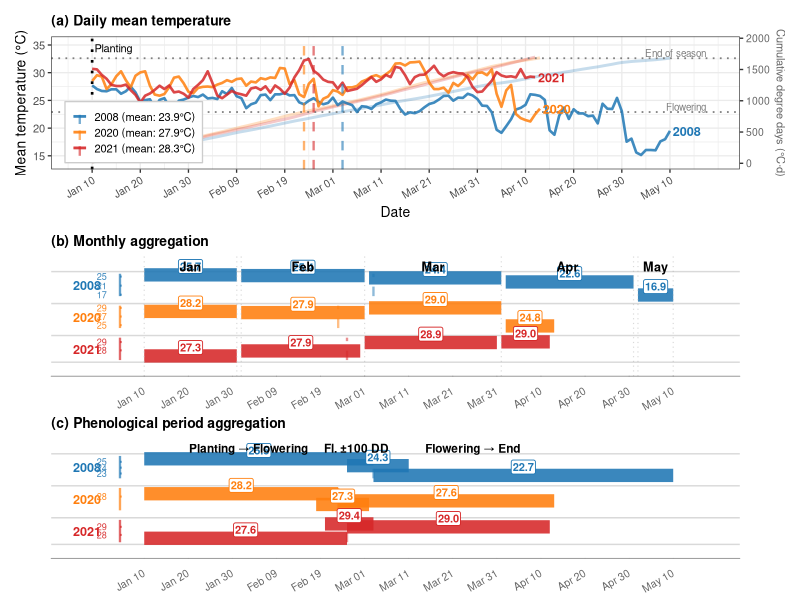

This figure's R source:
# Libraries ---------------------------------------------------------------
libraries <- c("ggplot2", "patchwork", "dplyr")

lapply(libraries, require, character.only = TRUE)

# Data --------------------------------------------------------------------
df <- read.csv("./data/weather_dou.csv")

# Wofost, Generic C4 ------------------------------------------------------
base_temp     <- 10
tupper        <- 35
season_dd     <- 1680
flowering_dd  <- 820

planting_doy  <- 10

selected_years <- c(2008, #2011, 
                    2020, 2021)
year_colors    <- c("2008" = "#1f77b4", 
                    #"2011" = "#2ca02c",
                    "2020" = "#ff7f0e", "2021" = "#d62728")

# Auxiliary functions -----------------------------------------------------
# Month/date conversion using the ACTUAL calendar of a given year
# (fixes the leap-year offset for non-leap years)
doy_to_date_year <- function(d, year) {
    as.Date(d - 1, origin = paste0(year, "-01-01"))
}

# Generic axis-tick labels: fixed non-leap reference year, cosmetic only
REF_YEAR <- 2001
doy_label <- function(d) {
    format(as.Date(d - 1, origin = paste0(REF_YEAR, "-01-01")), "%b %d")
}

# ---- compute season data ----
all_seasons  <- list()
all_monthly  <- list()
all_periods  <- list()
milestones   <- list()

for (yr in selected_years) {
    s <- df %>%
        filter(year == yr, doy >= planting_doy) %>%
        arrange(doy) %>%
        mutate(gdd     = if_else(tmean > tupper, tupper - base_temp,
                                 pmax(tmean - base_temp, 0)),
               cumgdd  = cumsum(gdd),
               # month assigned using THIS year's actual calendar
               month   = as.integer(format(doy_to_date_year(doy, yr), "%m")))
    
    end_doy        <- s$doy[which(s$cumgdd >= season_dd)[1]]
    flow_doy       <- s$doy[which(s$cumgdd >= flowering_dd)[1]]
    flow_minus_doy <- s$doy[which(s$cumgdd >= flowering_dd - 100)[1]]
    flow_plus_doy  <- s$doy[which(s$cumgdd >= flowering_dd + 100)[1]]
    
    s <- s %>% filter(doy <= end_doy)
    
    monthly <- s %>%
        group_by(month) %>%
        summarise(tmean_avg = mean(tmean),
                  doy_start = min(doy),
                  doy_end   = max(doy),
                  .groups = "drop") %>%
        mutate(year = yr)
    
    p1 <- mean(s$tmean[s$doy <= flow_doy])
    p2 <- mean(s$tmean[s$doy >= flow_minus_doy & s$doy <= flow_plus_doy])
    p3 <- mean(s$tmean[s$doy >= flow_doy])
    
    periods <- data.frame(
        year    = yr,
        period  = c("Planting → Flowering", "Fl. ±100 DD", "Flowering → End"),
        avg     = c(p1, p2, p3),
        x_start = c(planting_doy,  flow_minus_doy, flow_doy),
        x_end   = c(flow_doy,      flow_plus_doy,  end_doy)
    )
    
    milestones[[as.character(yr)]] <- list(
        end_doy        = end_doy,
        flow_doy       = flow_doy,
        flow_minus_doy = flow_minus_doy,
        flow_plus_doy  = flow_plus_doy,
        season_mean    = mean(s$tmean),
        agg_min_m      = min(monthly$tmean_avg),
        agg_max_m      = max(monthly$tmean_avg),
        agg_min_p      = min(periods$avg),
        agg_max_p      = max(periods$avg)
    )
    
    all_seasons[[as.character(yr)]] <- s %>% mutate(year = yr)
    all_monthly[[as.character(yr)]] <- monthly
    all_periods[[as.character(yr)]] <- periods
}

seasons_df <- bind_rows(all_seasons) %>% mutate(year = factor(year))
monthly_df <- bind_rows(all_monthly) %>% mutate(year = factor(year))
periods_df <- bind_rows(all_periods) %>% mutate(year = factor(year))

xmax   <- max(sapply(milestones, `[[`, "end_doy")) + 8
xticks <- seq(planting_doy, xmax, by = 10)

# ---- lane layout helpers ----
n_yr        <- length(selected_years)
lane_height <- 2.5
lane_pad    <- 0.5
total_h     <- n_yr * lane_height + (n_yr - 1) * lane_pad

lane_center <- function(i) {   # i = 1-based index from top
    total_h - (i - 1) * (lane_height + lane_pad) - lane_height / 2
}
lane_centers <- setNames(sapply(seq_along(selected_years), lane_center),
                         as.character(selected_years))
half_band <- lane_height * 0.42

t_to_y <- function(t, yc, t_min, t_max) {
    t_mid <- (t_min + t_max) / 2
    scale <- t_max - t_min + 1e-6
    yc + (t - t_mid) / scale * 2 * half_band
}

ylim_lanes <- c(-0.8, total_h + 1.0)

# ---- Row 1: daily lines ----
end_pts <- do.call(rbind, lapply(as.character(selected_years), function(yr) {
    s   <- all_seasons[[yr]]
    ms  <- milestones[[yr]]
    row <- s[s$doy == ms$end_doy, ][1, ]
    data.frame(year = factor(yr), doy = ms$end_doy, tmean = row$tmean)
}))
flow_lines <- data.frame(
    year = factor(as.character(selected_years)),
    flow_doy = sapply(as.character(selected_years), function(yr) milestones[[yr]]$flow_doy)
)

all_temps  <- bind_rows(all_seasons)$tmean
ylim1      <- c(min(all_temps) - 1.5, max(all_temps) + 3.0)

# ---- Row 1: cumulative GDD on twin axis ----
cumgdd_df <- seasons_df %>% select(year, doy, cumgdd)
# scale cumgdd to the temperature axis range, then draw a secondary axis
gdd_max   <- season_dd * 1.15
scale_fac <- diff(ylim1) / gdd_max
cumgdd_df <- cumgdd_df %>% mutate(tmean_scaled = cumgdd * scale_fac + ylim1[1])

ref_lines <- data.frame(
    cumgdd = c(flowering_dd, season_dd),
    label  = c("Flowering", "End of season")
) %>% mutate(y = cumgdd * scale_fac + ylim1[1])

p1_plot <- ggplot() +
    # background cumulative GDD curves (faint)
    geom_line(data = cumgdd_df, aes(x = doy, y = tmean_scaled, colour = year),
              linewidth = 1.0, alpha = 0.25) +
    geom_hline(data = ref_lines, aes(yintercept = y),
               colour = "grey50", linetype = "dotted", linewidth = 0.6) +
    geom_text(data = ref_lines, aes(x = xmax - 0.5, y = y + diff(ylim1) * 0.01, label = label),
              hjust = 1, vjust = 0, size = 2.5, colour = "grey50") +
    # daily temperature lines
    geom_line(data = seasons_df, aes(x = doy, y = tmean, colour = year),
              linewidth = 0.9, alpha = 0.85) +
    geom_vline(data = flow_lines, aes(xintercept = flow_doy, colour = year),
               linetype = "dashed", linewidth = 0.8, alpha = 0.6) +
    geom_vline(xintercept = planting_doy, linetype = "dotted",
               colour = "black", linewidth = 0.9) +
    geom_text(data = end_pts, aes(x = doy + 0.6, y = tmean, label = year, colour = year),
              hjust = 0, vjust = 0.5, fontface = "bold", size = 3.2, show.legend = FALSE) +
    annotate("text", x = planting_doy + 0.5, y = ylim1[2] - 0.3,
             label = "Planting", hjust = 0, vjust = 1, size = 2.8) +
    scale_colour_manual(
        values = year_colors,
        labels = sapply(as.character(selected_years), function(yr)
            sprintf("%s (mean: %.1f°C)", yr, milestones[[yr]]$season_mean))
    ) +
    scale_x_continuous(breaks = xticks, labels = doy_label(xticks),
                       limits = c(planting_doy - 2, xmax)) +
    scale_y_continuous(
        limits = ylim1,
        sec.axis = sec_axis(~ (. - ylim1[1]) / scale_fac,
                            name = "Cumulative degree days (°C·d)")
    ) +
    labs(x = "Date", y = "Mean temperature (°C)",
         title = "(a) Daily mean temperature", colour = NULL) +
    theme_bw(base_size = 10) +
    theme(legend.position   = c(0.02, 0.05),
          legend.justification = c(0, 0),
          legend.background = element_rect(fill = "white", colour = "gray80"),
          legend.key.size   = unit(0.4, "cm"),
          legend.text       = element_text(size = 8),
          axis.text.x       = element_text(angle = 30, hjust = 1, size = 7.5),
          axis.title.y.right = element_text(colour = "grey40", size = 8),
          axis.text.y.right  = element_text(colour = "grey40", size = 7.5),
          plot.title        = element_text(face = "bold", size = 10))

# ---- Lane panel builder ----
make_lane_panel <- function(agg_df, mode, title_str) {
    bar_rows   <- list()
    axis_ticks <- list()
    axis_spine <- list()
    flow_segs  <- list()
    year_labs  <- list()
    
    year_label_x <- planting_doy - 13
    tick_label_x <- planting_doy - 8.5
    spine_x      <- planting_doy - 5.5
    
    for (i in seq_along(selected_years)) {
        yr  <- as.character(selected_years[i])
        yc  <- lane_centers[yr]
        ms  <- milestones[[yr]]
        
        t_min <- (if (mode == "monthly") ms$agg_min_m else ms$agg_min_p) - 0.5
        t_max <- (if (mode == "monthly") ms$agg_max_m else ms$agg_max_p) + 0.5
        
        rows <- agg_df %>% filter(year == yr)
        rows$bar_y <- t_to_y(rows$avg, yc, t_min, t_max)
        
        bar_rows[[yr]] <- rows
        
        tv <- unique(as.integer(seq(ceiling(t_min + 0.5), floor(t_max - 0.5), length.out = 3)))
        axis_ticks[[yr]] <- data.frame(
            year   = yr,
            tv     = tv,
            ty     = t_to_y(tv, yc, t_min, t_max),
            x0     = spine_x,
            x1     = spine_x + 0.4,
            label_x = tick_label_x
        )
        
        y_bot <- t_to_y(t_min, yc, t_min, t_max)
        y_top <- t_to_y(t_max, yc, t_min, t_max)
        axis_spine[[yr]] <- data.frame(year = yr, x = spine_x, ybot = y_bot, ytop = y_top)
        
        flow_segs[[yr]] <- data.frame(
            year = yr, x = ms$flow_doy,
            ybot = y_bot, ytop = y_top
        )
        
        year_labs[[yr]] <- data.frame(year = yr, x = year_label_x, y = yc)
    }
    
    bar_df   <- bind_rows(bar_rows)   %>% mutate(year = factor(year))
    tick_df  <- bind_rows(axis_ticks) %>% mutate(year = factor(year))
    spine_df <- bind_rows(axis_spine) %>% mutate(year = factor(year))
    flow_df  <- bind_rows(flow_segs)  %>% mutate(year = factor(year))
    lab_df   <- bind_rows(year_labs)  %>% mutate(year = factor(year))
    
    sep_ys <- c(sapply(lane_centers, function(yc) yc + lane_height / 2),
                min(lane_centers) - lane_height / 2)
    
    if (mode == "monthly") {
        month_rng <- monthly_df %>%
            group_by(month) %>%
            summarise(ds = min(doy_start), de = max(doy_end), .groups = "drop") %>%
            mutate(mid = (ds + de) / 2,
                   label = month.abb[month])
        header_df  <- month_rng
        vline_xs   <- sort(unique(c(header_df$ds, header_df$de)))
    } else {
        period_mids <- periods_df %>%
            group_by(period) %>%
            summarise(mid = mean((x_start + x_end) / 2), .groups = "drop")
        header_df  <- period_mids %>% rename(label = period)
        vline_xs   <- numeric(0)
    }
    
    g <- ggplot() +
        geom_hline(yintercept = sep_ys, colour = "grey85", linewidth = 0.5) +
        geom_segment(data = spine_df,
                     aes(x = x, xend = x, y = ybot, yend = ytop, colour = year),
                     linewidth = 0.8, alpha = 0.7) +
        geom_segment(data = tick_df,
                     aes(x = x0, xend = x1, y = ty, yend = ty, colour = year),
                     linewidth = 0.7, alpha = 0.7) +
        geom_text(data = tick_df,
                  aes(x = label_x, y = ty, label = tv, colour = year),
                  hjust = 1, vjust = 0.5, size = 2.3, alpha = 0.9) +
        geom_text(data = lab_df,
                  aes(x = x, y = y, label = year, colour = year),
                  hjust = 0.5, vjust = 0.5, fontface = "bold", size = 3.2) +
        geom_segment(data = flow_df,
                     aes(x = x, xend = x, y = ybot, yend = ytop, colour = year),
                     linetype = "dashed", linewidth = 0.8, alpha = 0.5) +
        geom_segment(data = bar_df,
                     aes(x = x_start, xend = x_end, y = bar_y, yend = bar_y, colour = year),
                     linewidth = 4.5, alpha = 0.88, lineend = "butt") +
        geom_label(data = bar_df,
                   aes(x = (x_start + x_end) / 2, y = bar_y + 0.13,
                       label = sprintf("%.1f", avg), colour = year),
                   vjust = 0, size = 2.8, fontface = "bold",
                   fill = "white", label.size = 0.3, label.padding = unit(0.12, "lines")) +
        scale_colour_manual(values = year_colors) +
        scale_x_continuous(breaks = xticks, labels = doy_label(xticks),
                           limits = c(year_label_x - 1, xmax)) +
        scale_y_continuous(limits = ylim_lanes) +
        labs(x = "Date", y = NULL, title = title_str) +
        theme_void(base_size = 10) +
        theme(legend.position  = "none",
              plot.title       = element_text(face = "bold", size = 10, hjust = 0,
                                              margin = margin(b = 4)),
              axis.text.x      = element_text(angle = 30, hjust = 1, size = 7.5,
                                              colour = "grey40"),
              axis.ticks.x     = element_line(colour = "grey60"),
              axis.line.x      = element_line(colour = "grey60"),
              plot.margin      = margin(5, 5, 5, 5))
    
    if (mode == "monthly") {
        g <- g +
            geom_vline(xintercept = vline_xs, colour = "grey70",
                       linetype = "dotted", linewidth = 0.4, alpha = 0.5) +
            geom_text(data = header_df,
                      aes(x = mid, y = ylim_lanes[2] - 0.05, label = label),
                      inherit.aes = FALSE,
                      hjust = 0.5, vjust = 1, fontface = "bold", size = 3.2, colour = "black")
    } else {
        g <- g +
            geom_text(data = header_df,
                      aes(x = mid, y = ylim_lanes[2] - 0.05, label = label),
                      inherit.aes = FALSE,
                      hjust = 0.5, vjust = 1, fontface = "bold", size = 3.0, colour = "black")
    }
    g
}

monthly_agg <- monthly_df %>%
    rename(x_start = doy_start, x_end = doy_end, avg = tmean_avg) %>%
    select(year, x_start, x_end, avg)

periods_agg <- periods_df %>%
    select(year, x_start, x_end, avg, period)

p2_plot <- make_lane_panel(monthly_agg, "monthly", "(b) Monthly aggregation")
p3_plot <- make_lane_panel(periods_agg, "periods", "(c) Phenological period aggregation")

# ---- combine ----
final <- p1_plot / p2_plot / p3_plot +
    plot_layout(heights = c(1.1, 1, 1))

ggsave("./figures/fig_c1_aggregation_comparison.png",
       final, width = 12, height = 14, dpi = 300, bg = "white")
